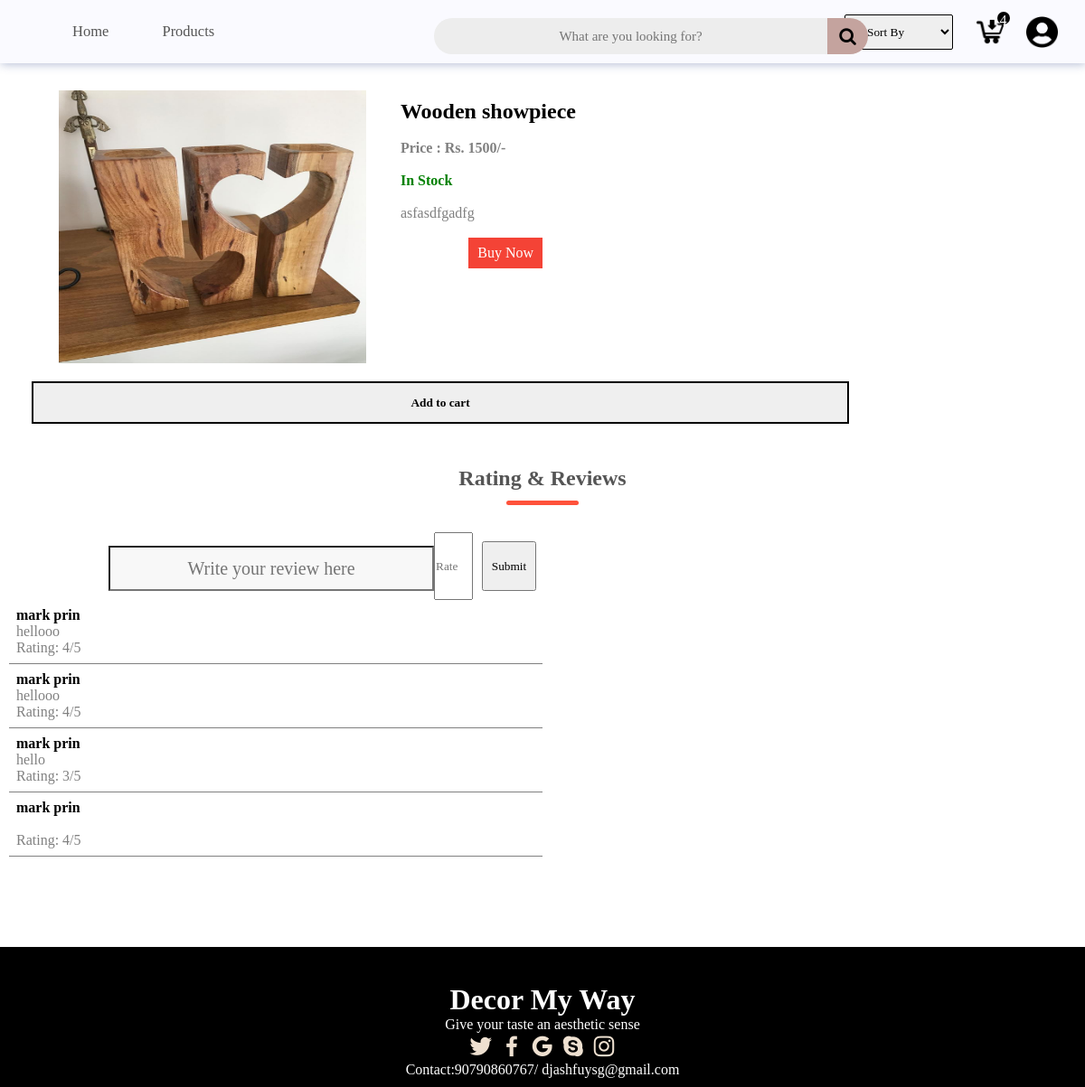
The app's page /user/products_dt.php?pid=7 (signed in) with its own data.
### tables this page shows
CREATE TABLE `products` (
  `product_id` int(11) NOT NULL,
  `product_name` varchar(100) NOT NULL,
  `product_price` int(11) NOT NULL,
  `product_details` varchar(50000) NOT NULL,
  `product_image` varchar(100) NOT NULL,
  `category_id` int(11) NOT NULL,
  `product_qty` int(11) NOT NULL,
  `upload_type` int(11) NOT NULL,
  `sales` int(11) NOT NULL,
  `rating` varchar(20) NOT NULL
);

CREATE TABLE `user` (
  `user_id` int(11) NOT NULL,
  `username` varchar(20) NOT NULL,
  `user_email` varchar(30) NOT NULL,
  `user_password` varchar(30) NOT NULL,
  `user_phone` varchar(10) NOT NULL,
  `user_address` varchar(10) NOT NULL,
  `registered_at` date NOT NULL
);

CREATE TABLE `review` (
  `review_id` int(11) NOT NULL,
  `user_id` int(11) NOT NULL,
  `product_id` int(11) NOT NULL,
  `user_review` varchar(5000) DEFAULT NULL,
  `user_rate` varchar(20) NOT NULL
);

### user/products_dt.php (the view, shortened to what this page needs)
<?php
require_once 'connection.php';
$pid = "";
if (isset($_GET["pid"])) {
    $pid = $_GET["pid"];
}
$sql_query = "SELECT * FROM products WHERE product_id= '$pid'";
$result = $conn->query($sql_query);
?>
<!DOCTYPE html>
<html lang="en">
<head>
    <link rel="stylesheet" href="https://stackpath.bootstrapcdn.com/font-awesome/4.7.0/css/font-awesome.min.css" />
    <link href='https://unpkg.com/boxicons@2.1.2/css/boxicons.min.css' rel='stylesheet'>
    <link rel="stylesheet" href="css/style4.css" />
</head>
<body>
    <div class="container">
        <?php
        if ($result->num_rows > 0) {
            while ($row = $result->fetch_assoc()) {
                ?>
                <div class="row1">
                    <div class="coll">
                        <img src="<?php echo $row["product_image"] ?>" alt="" style="width:100mm;height:80mm">
                    </div>
                    <div class="col7">
                        <h2>
                            <?php echo $row["product_name"]; ?>
                        </h2><br />
                        <h4>
                            <p style="color:grey;"> Price : Rs.
                                <?php echo $row["product_price"]; ?>/-
                            </p>
                        </h4><br />
                        <?php
                        if ($row["product_qty"] == 0) {
                            echo ' <h4 style="color:red"> Out Of Stock </h4>';
                        } else {
                            echo ' <h4 style="color:green;"> In Stock</h4>';
                        }
                        ?>
                        <br />
                        <p style="color:grey;">
                            <?php echo $row["product_details"]; ?>
                        </p><br />
                        <?php
$upload_type=$row['$upload_type'];
if($upload_type!=1){
    $pid=$row['product_id'];
    ?>
        <?php
}
?>
                        <form action="checking.php" method="POST">
                            <input value="Buy Now" name="buy_now" class="buy_now" type="submit">
                        </form>
                        <button class="add" name="add" data-id="<?php echo $row["product_id"]; ?> ">Add to cart</button>
                        <?php
            }
        }
        ?>
            </div>
        </div>
    </div>
    <h2 class="title">Rating & Reviews</h2>
    <form action="#" method="POST">
        <p class="review">
            <input type="text" placeholder="Write your review here" class="review-box" name="review" id="review">
            <input type="number" min="1" max="5" name="rate" id="rate" placeholder="Rate: __/5">
            <button name="review_submit" class="review_submit"
                data-id="<?php echo $row["product_id"]; ?> ">Submit</button>
        </p>
        <?php
        $fetch_reviews = "SELECT * FROM review WHERE product_id= '$pid'";
        $reviews = $conn->query($fetch_reviews);
        if ($reviews->num_rows > 0) {
            while ($rows = $reviews->fetch_assoc()) {
                $uid = $rows["user_id"];
                $fetch_user = "SELECT * FROM user WHERE user_id= '$uid'";
                $uinfo = $conn->query($fetch_user);
                if ($uinfo->num_rows > 0) {
                    while ($row = $uinfo->fetch_assoc()) {
                        ?>
                        <div class="testimonial">
                            <div class="small-container">
                                <div class="row">
                                    <div class="col-3">
                                        <h4>
                                            <?php echo $row["username"]; ?>
                                        </h4>
                                        <p style="color:grey;">
                                            <?php echo $rows["user_review"]; ?><br/>
                                           Rating: <?php echo $rows["user_rate"]; ?>/5
                                        </p>
                                    </div>
                                </div>
                            </div>
                        </div>
                        <?php
                    }
                }
            }
        }
        ?>
    </form>
    <?php include_once 'footer.php';
    ?>
</body>
</html>

### user/css/headerstyle.css (style rules this page uses)
* { margin: 0; padding: 0; box-sizing: border-box; scroll-behavior: smooth; font-family: Cambria, Cochin, Georgia, Times, 'Times New Roman', serif; text-decoration: none; color: black; }
body { font-family: "Poppins", sans-serif; justify-content: center; align-items: center; }

### user/css/style4.css (style rules this page uses)
.add { border: 2px solid black; padding: 1em; width: 80%; cursor: pointer; margin-top: 1.5em; font-weight: bold; }
.title { padding-top: 20px; text-align: center; margin: 0 auto 30px; position: relative; line-height: 60px; color: #555; }
.title::after { content: ""; background: #ff523b; width: 80px; height: 5px; border-radius: 5px; position: absolute; bottom: 0; left: 50%; transform: translateX(-50%); }
.buy_now { float: right; margin-right: 5%; padding: 6px 8px; text-align: center; text-decoration: none; font-size: 16px; transition-duration: 0.4s; cursor: pointer; background-color: #f44336; color: white; border: 2px solid #f44336; }

### user/products_dt.php (style rules this page uses)
.row1 { margin-top: 30px; }
.buy_now { margin-right: 50%; }
.container { max-width: 1300px; margin: auto; padding-left: 25px; padding-right: 25px; }
.coll { float: left; margin-left: 40px; }
.coll img { width: 100%; cursor: pointer; padding-right: 10%; }
.row1 .col7 { padding: 10px; }
.row { padding: 8px; border-color: grey; border-bottom-style: solid; border-bottom-width: 1.5px; width: fit-content; width: 50%; }
.small-container { max-width: 100%; margin: auto; padding-left: 10px; padding-right: 10px; }
.review { display: flex; }
.review-box { margin: 15px 0 10px; max-width: 80%; width: 30%; margin-left: 10%; resize: none; height: 50px; font-size: 20px; text-align: center; background-color: #f8f8f8; }
.review_submit { margin: 15px 0 10px; margin: 10px; width: 5%; }

### records on screen
products: product_image (picture), product_name "Wooden showpiece", product_price "1500", product_qty "In Stock", product_details "asfasdfgadfg"
review: user_review "hellooo", user_rate "4"
user: username "mark prin"
review: user_review "hellooo", user_rate "4"
review: user_review "hello", user_rate "3"
review: user_rate "4"

### other values on screen
mysqli_num_rows($all_cart) "4"
